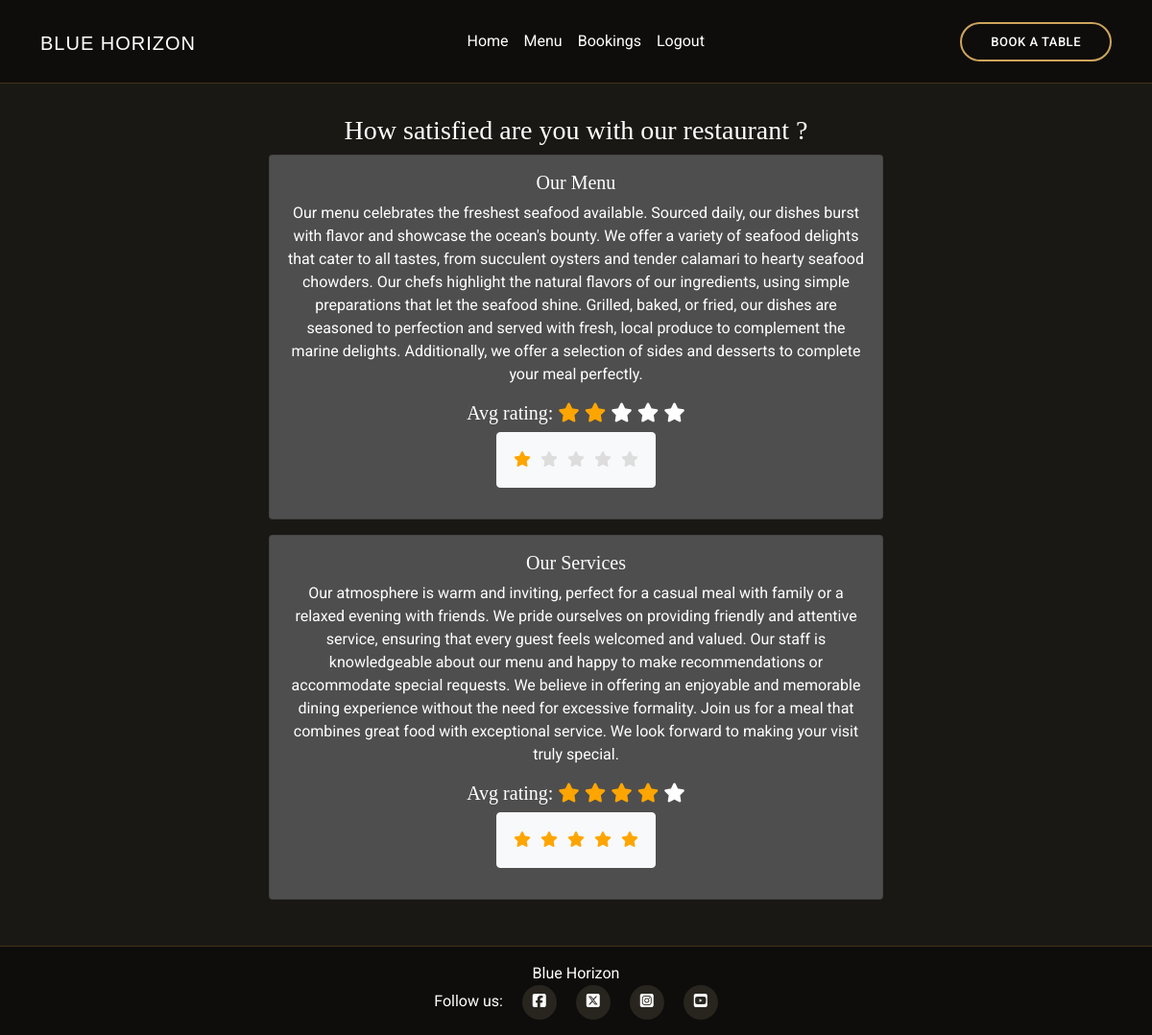
Screenshot of /rating/rating/ (signed in) with the database file from the repository.
### rating/models.py (models this page shows, shortened)
class Post(models.Model):
    header = models.CharField(max_length=100, default="Header")
    text = models.TextField()
    def average_rating(self) -> float:
        return Rating.objects.filter(post=self).aggregate(Avg("rating"))["rating__avg"] or 0

### rating/views.py (the view)
# urls.py: path('rating/', views.index, name='ratings'),
def index(request: HttpRequest) -> HttpResponse:
    if not request.user.is_authenticated:
        raise PermissionDenied
    posts = Post.objects.all()
    for post in posts:
        rating = Rating.objects.filter(post=post, user=request.user).first()
        post.user_rating = rating.rating if rating else 0
    return render(request, "rating/ratings.html", {"posts": posts})

### rating/templates/rating/ratings.html
{% extends "base.html" %}
{% load static %}
{% block content %}
    <div class="container" id="rating">
        <h3>How satisfied are you with our restaurant ?</h3>
    {% for post in posts %}
        <div class="card">
          <div class="card-body">
            <h5 class="card-title">{{ post.header }}</h5>
            <p class="card-text">{{ post.text }}</p>
            <h5 class="card-title">Avg rating:
                <span class="fa fa-star {% if post.average_rating > 0 %} checked {% endif %}"></span>
                <span class="fa fa-star {% if post.average_rating > 1 %} checked {% endif %}"></span>
                <span class="fa fa-star {% if post.average_rating > 2 %} checked {% endif %}"></span>
                <span class="fa fa-star {% if post.average_rating > 3 %} checked {% endif %}" ></span>
                <span class="fa fa-star {% if post.average_rating > 4 %} checked {% endif %}"></span>
            </h5>
            <ul class="btn btn-light list-inline rating-list">
              <li onclick="rate(5, {{ post.id }})">
                  <i class="fa fa-star {% if post.user_rating > 4 %} checked {% endif %}" title="Rate 5"></i></li>
              <li onclick="rate(4, {{ post.id }})">
                  <i class="fa fa-star {% if post.user_rating > 3 %} checked {% endif %}" title="Rate 4"></i></li>
              <li onclick="rate(3, {{ post.id }})">
                  <i class="fa fa-star {% if post.user_rating > 2 %} checked {% endif %}" title="Rate 3"></i></li>
              <li onclick="rate(2, {{ post.id }})">
                  <i class="fa fa-star {% if post.user_rating > 1 %} checked {% endif %}" title="Rate 2"></i></li>
              <li onclick="rate(1, {{ post.id }})">
                  <i class="fa fa-star {% if post.user_rating > 0 %} checked {% endif %}" title="Rate 1"></i></li>
            </ul>
          </div>
        </div>
    {% endfor %}
    </div>
{% endblock %}

### static/css/style.css (style rules this page uses)
body { font-family: "Roboto", sans-serif; background: #1a1814; color: #fff; }
h1, h2, h3, h4, h5, h6 { font-family: "Playfair Display", serif; }
#rating { padding: 2em; text-align: center; display: flex; flex-direction: column; align-items: center; }
.rating-list li { float: right; color: #ddd; padding: 10px 5px; }
.rating-list { display: inline-block; list-style: none; }
.checked { color: orange; }
.card { background-color: #4e4e4e; width: 40rem; margin-bottom: 1em; }

### rows the page displays
Post: header "Our Menu", text "Our menu celebrates the freshest seafood available. Sourced daily, our dishes burst with flavor and showcase the ocean's bounty. We offer a variety of seafood delights that cater to all tastes, from succulent oysters and tender calamari to hearty seafood chowders. Our chefs highlight the natural flavors of our ingredients, using simple preparations that let the seafood shine. Grilled, baked, or fried, our dishes are seasoned to perfection and served with fresh, local produce to complement the marine delights. Additionally, we offer a selection of sides and desserts to complete your meal perfectly."
Post: header "Our Services", text "Our atmosphere is warm and inviting, perfect for a casual meal with family or a relaxed evening with friends. We pride ourselves on providing friendly and attentive service, ensuring that every guest feels welcomed and valued. Our staff is knowledgeable about our menu and happy to make recommendations or accommodate special requests. We believe in offering an enjoyable and memorable dining experience without the need for excessive formality. Join us for a meal that combines great food with exceptional service. We look forward to making your visit truly special."
